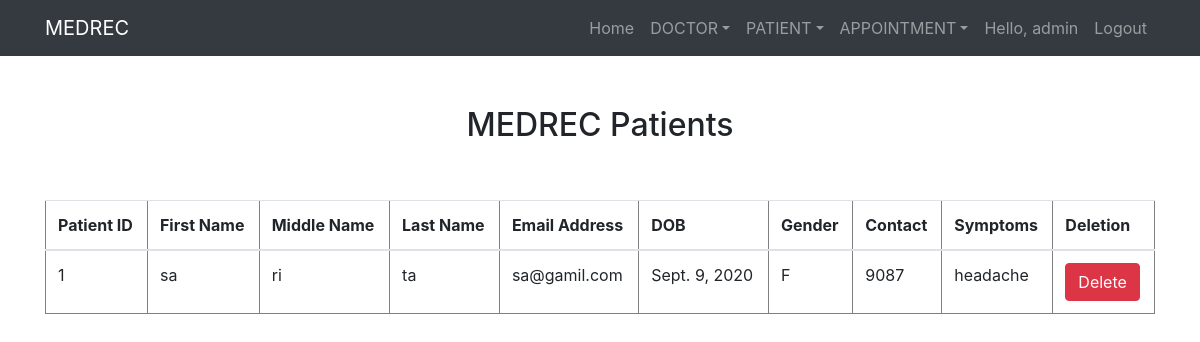
Before: / (signed in) with the older database file.
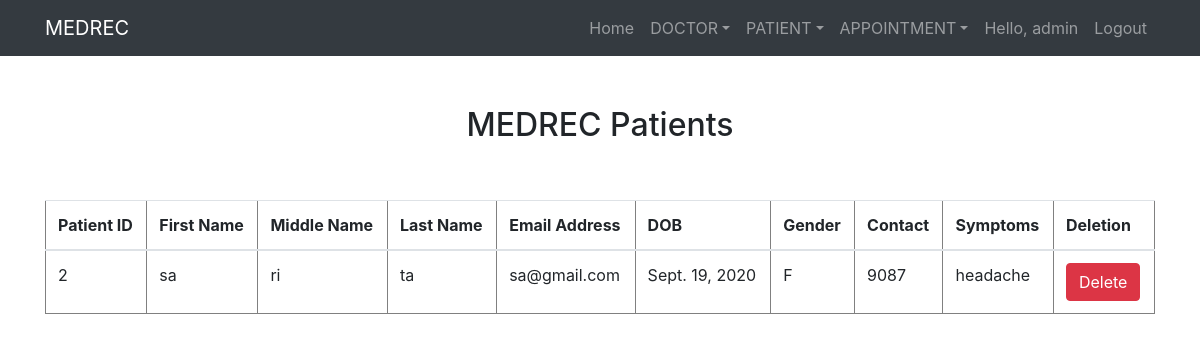
After: the same page with the newer database file.
### mainapp/models.py (models this page shows, shortened)
class Patient(models.Model):
    PATIENT_GENDER = (
        ('F','Female'),
        ('M', 'Male'),
        ('O', 'Others')
    )
    patient_id = models.AutoField(primary_key=True)
    patient_firstName = models.CharField(max_length=25)
    patient_middleName = models.CharField(max_length=25)
    patient_lastName = models.CharField(max_length=25)
    patient_email = models.EmailField()
    patient_dob = models.DateField(blank='true')
    patient_gender = models.CharField(max_length=1, choices=PATIENT_GENDER)
    patient_contact = models.IntegerField(default=100)
    checkup_id = models.IntegerField(default=1000)
    patient_symptoms = models.TextField(default='Symptoms')

### mainapp/views.py (the view)
# urls.py: path('', View_Patient, name='home'),
def View_Patient(request):
    if not request.user.is_authenticated:
        return redirect('login')
    pat = Patient.objects.all()
    p = {'pat': pat}
    return render(request, 'view_patient.html', p)

### mainapp/templates/view_patient.html (shortened to what this page needs)
<!DOCTYPE html>
<html lang="en">
<head>
</head>
{% extends 'navigationbar.html' %}
{% load static %}
{% block body %}
<div class="container" style="margin-top:50px">
    <h2 class="text-center">MEDREC Patients</h2>
    <br>
    <br>
    <table class="table table-hover" border="1">
        <thead>
            <tr>
                <th>Patient ID</th>
                <th>First Name</th>
                <th> Middle Name</th>
                <th> Last Name </th>
                <th> Email Address</th>
                <th>DOB</th>
                <th> Gender</th>
                <th>Contact</th>
                <th> Symptoms</th>
                <th>Deletion</th>
            </tr>
        </thead>
        <tbody>
            {% for i in pat %}
            <tr>
                <td>{{i.patient_id}}</td>
                <td>{{i.patient_firstName}}</td>
                <td>{{i.patient_middleName}}</td>
                <td>{{i.patient_lastName}}</td>
                <td>{{i.patient_email}}</td>
                <td>{{i.patient_dob}}</td>
                <td>{{i.patient_gender}}</td>
                <td>{{i.patient_contact}}</td>
                <td>{{i.patient_symptoms}}</td>
                <td> <a href="{% url 'delete_patient' i.patient_id %}" onclick="return confirm('Are yousure')" class="btn btn-danger">Delete</a></td>
            </tr>
            {% endfor %}
        </tbody>
    </table>
</div>
{% endblock %}

### mainapp/templates/navigationbar.html (shortened to what this page needs)
<!DOCTYPE html>
<html lang="en">
    {%load static%}
<head>
    <link rel="stylesheet" href="https://maxcdn.bootstrapcdn.com/bootstrap/4.3.1/css/bootstrap.min.css">
    <link rel="stylesheet" href="https://use.fontawesome.com/releases/v5.6.3/css/all.css"></head>
    <link rel="stylesheet" href="https://cdn.datatables.net/1.10.21/css/jquery.dataTables.min.css">
    <link rel="stylesheet" href="https://cdn.datatables.net/buttons/1.6.2/css/buttons.dataTables.min.css">
    <link rel="stylesheet" href="https://use.fontawesome.com/releases/v5.7.0/css/all.css">
</head>
<body>
    <nav class="navbar navbar-expand-sm bg-dark navbar-dark">
        <div class="container">
        <a class="navbar-brand" href="{% url 'home' %}">MEDREC</a>
    <div class="collapse navbar-collapse" id="myMenu">
        <ul class="navbar-nav text-center ml-auto">
            {% if request.user.is_authenticated %}
            <li class="nav-item"><a class="nav-link" href="{% url 'home' %}">Home</a></li>
            <li class="nav-item dropdown"><a class="nav-link dropdown-toggle" data-toggle="dropdown" href="#">DOCTOR</a>
            </li>
            <li class="nav-item dropdown"><a class="nav-link dropdown-toggle" data-toggle="dropdown" href="#">PATIENT</a>
            </li>
            <li class="nav-item dropdown"><a class="nav-link dropdown-toggle" data-toggle="dropdown" href="#">APPOINTMENT</a>
            </li>
            <li class="nav-item"><a class="nav-link" href="{% url 'profile' %}">Hello, {{user.username}}</a></li>
            <li class="nav-item"><a class="nav-link" href="{% url 'logout' %}">Logout</a></li>
            {%endif%}
        </ul>
    </div>
</div>
    </nav>
    {% block body%}
    {%endblock%}
</body>
</html>

Changed rows visible on the page:
removed Patient: patient_id "1", patient_firstName "sa", patient_middleName "ri", patient_lastName "ta", patient_email "sa@gamil.com", patient_dob "Sept. 9, 2020", patient_gender "F", patient_contact "9087", patient_symptoms "headache"
added Patient: patient_id "2", patient_firstName "sa", patient_middleName "ri", patient_lastName "ta", patient_email "sa@gmail.com", patient_dob "Sept. 19, 2020", patient_gender "F", patient_contact "9087", patient_symptoms "headache"
